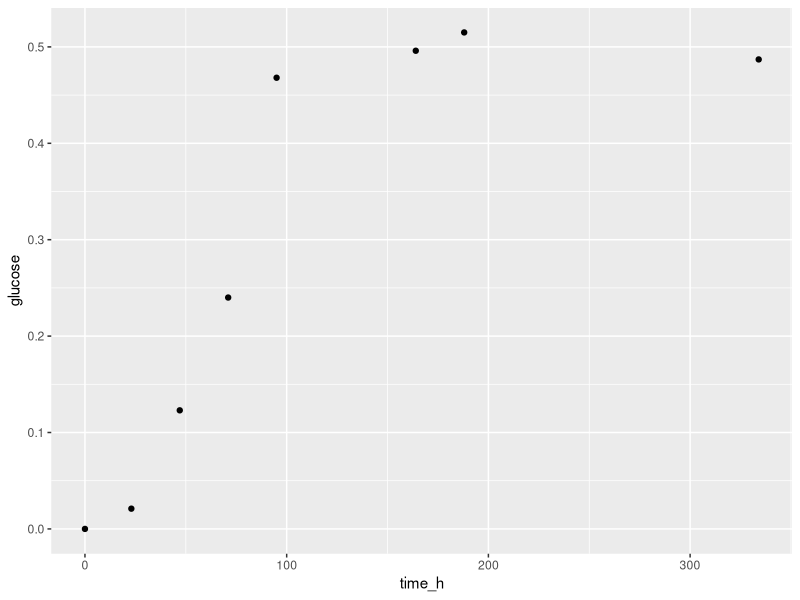
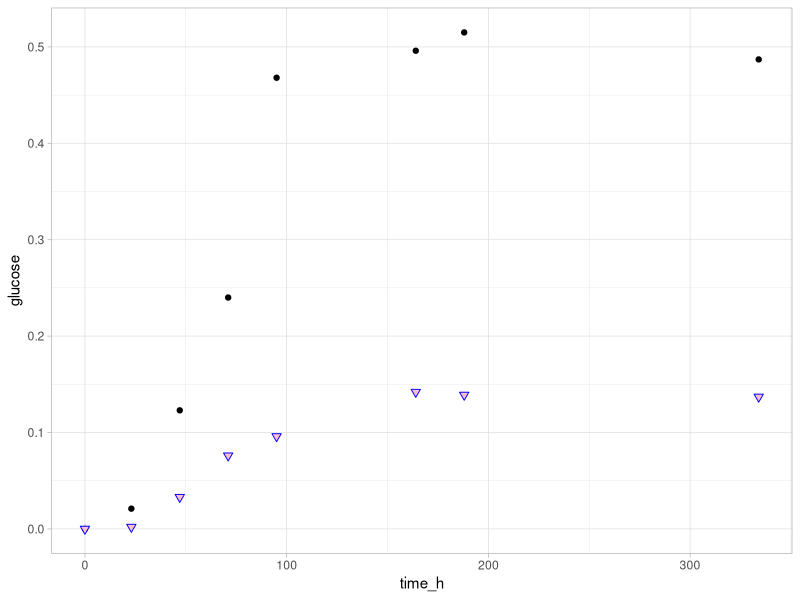
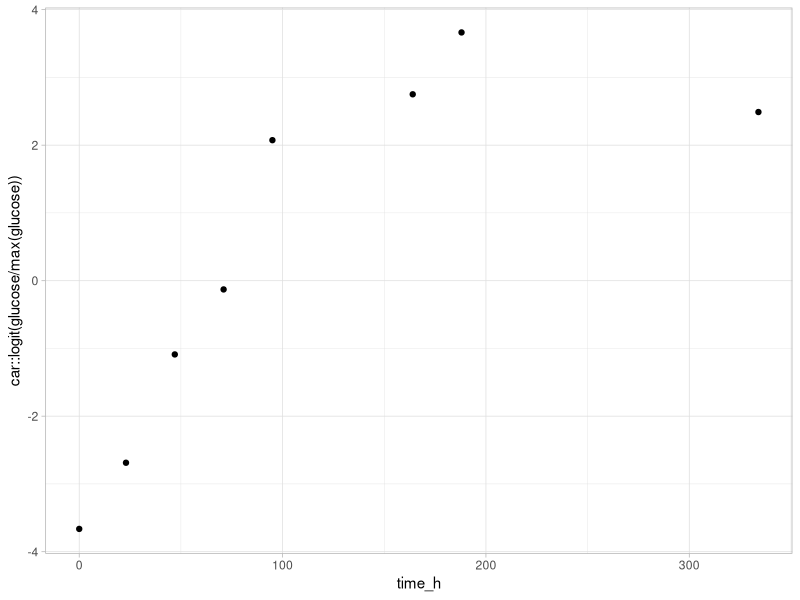
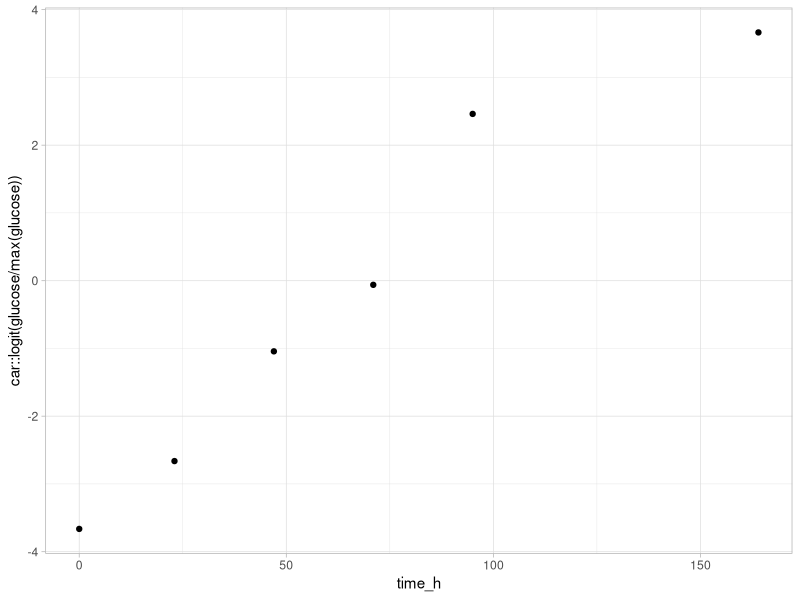
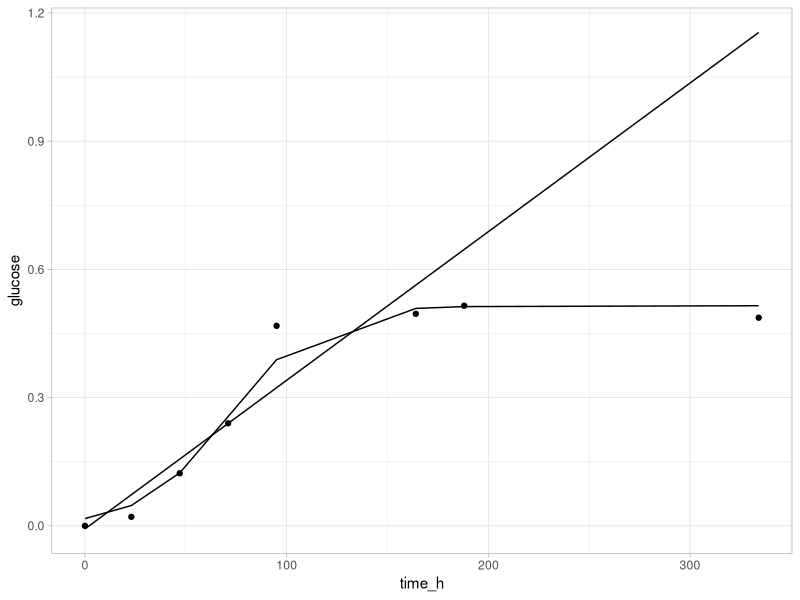
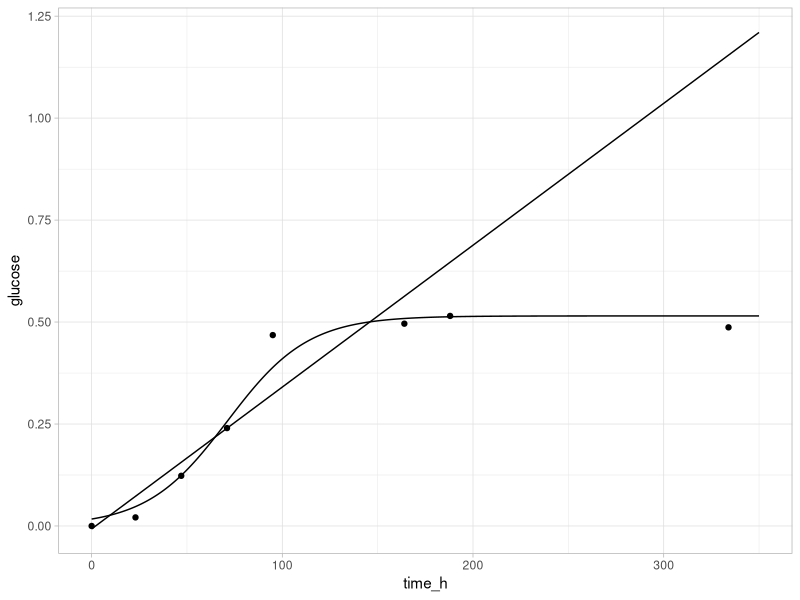
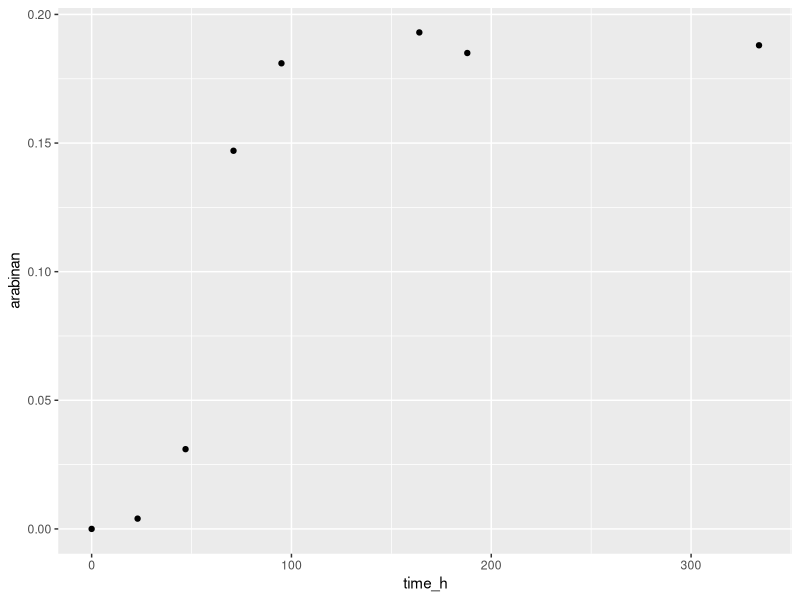
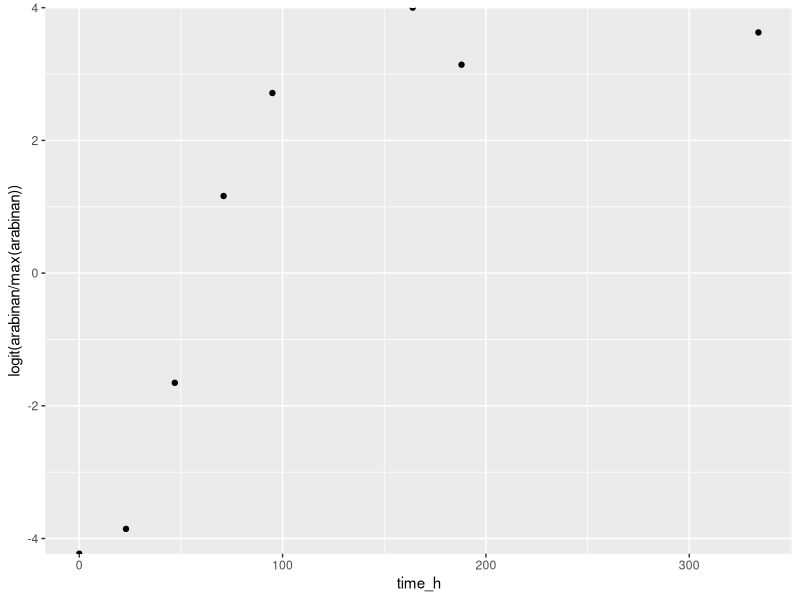

These figures' R source, in order:

# for introduction to R course  --------------------------------------------
# B. first steps into the tidyverse and plotting ---------------------------

# load required packages ####
require(readxl)
require(ggplot2)
require(car)
require(dplyr)
require(gtools)


# data import ####

raw_growth_data<-read_excel("data/Maribacter_forsetti_OD.xlsx")

head(raw_growth_data)

# 1. introduction dplyr ####
#The [dplyr](https://dplyr.tidyverse.org/) package allows you to interact with 
#data frames and tibbles (a task most biologist will be doing). The package is  
#easy to learn because it is based around using verbs to manipulate your data 
#frames. In fact, dplyr is referred to as, "the grammar of data manipulation." 
#Here are the verbs we will learn about today:
  
# select(): return specific columns of a data frame
# filter(): extract rows of a data frame that meet specified conditions
# summarise(): return summary statistics for your data frame
# mutate(): add a new column to your data frame
# rename(): rename the title of a column


# how to pipe with %>%

# Which timepoints were measured?
raw_growth_data %>%
  select(time_h)

# when was the the OD in the glucose incubation higher than 0.2?
raw_growth_data %>%
  filter(glucose>0.2)%>%
  select(c(time_h, glucose))
  
# what was the max OD of the glucose incubation? note that "max_OD" is just a name, could be anything
raw_growth_data %>%
  summarise(max_OD= max(glucose))
  
# what was the mean OD of the glucose incubation between 60 h and 180 h incubation?
raw_growth_data %>%
  filter(time_h> 60 & time_h<180) %>%
  summarise(mean_OD_60to180h = mean(glucose), measurements = n())


# Exercises
# a. look at the time and the ODs of the arabinan and the debranched arabinan together
# b. report the maximum OD for arabinan and the maximum OD for debranched arabinan
# c. choose a time interval and calculate the mean OD of the arabinan and the debranched arabinan incubation
# BONUS: also calculate the standard deviation for the chosen time interval



# save information derived from data set using <-
times<-raw_growth_data %>%
  select(time_h)

glucose_info <- raw_growth_data %>%
  filter(time_h > 100)%>%
  summarise(mean_glucose = mean(glucose), sd_glucose = sd(glucose))

control_info <- raw_growth_data %>%
  filter(time_h > 100)%>%
  summarise(mean_control = mean(control), sd_control = sd(control))

raw_growth_data %>%
  mutate(glucose-control)

difference<- raw_growth_data %>%
  mutate(difference = glucose-control)%>%
  select(difference)

raw_growth_data$difference <- difference
raw_growth_data %>%
  rename(diff = difference)


# Excercise
# calculate the difference between arabinan and debranched arabinan and add it as a new column



# 2. explore plotting with ggplot2 ####

ggplot(data=raw_growth_data)+
  geom_point(aes(x=time_h, y=glucose))

ggplot(data=raw_growth_data)+
  geom_point(aes(x=time_h, y=glucose))+
  geom_point(aes(x=time_h, y=control), color="blue", size=2, pch=25, fill="pink")+
  theme_light()


# Exercises
# a. try out plotting different incubations like arabinan etc.
# b. try different colors
# c. try to use geom_line instead of geom_point
# BONUS: have lunch


# Comments?

# interested in microbial growth?

# need to improve digestibility!

# sigmoidal shape

ggplot(data=raw_growth_data)+
  geom_point(aes(x=time_h, y=car::logit(glucose/max(glucose))))+
  theme_light()

glucose_growth_phase<-raw_growth_data %>%
  filter(time_h<180)

ggplot(data=glucose_growth_phase)+
  geom_point(aes(x=time_h, y=car::logit(glucose/max(glucose))))+
  theme_light()

model_glucose<-lm(glucose~time_h, glucose_growth_phase)

logit_model_glucose<-lm(car::logit(glucose/max(glucose))~time_h, glucose_growth_phase)
summary(logit_model_glucose)


ggplot(data=raw_growth_data)+
  geom_point(aes(x=time_h, y=glucose))+
  geom_line(aes(x=time_h, y=time_h*model_glucose$coefficients[2]+model_glucose$coefficients[1]))+
  geom_line(aes(x=time_h, 
                y=inv.logit(time_h*logit_model_glucose$coefficients[2]+logit_model_glucose$coefficients[1])*max(glucose)))+
  theme_light()


model_time<-seq(0,350,1)
model_max<-as.numeric(raw_growth_data %>%
  summarise(max(glucose)))

ggplot()+
  geom_point(data=raw_growth_data, aes(x=time_h, y=glucose))+
  geom_line(aes(x=model_time, y=model_time*model_glucose$coefficients[2]+model_glucose$coefficients[1]))+
  geom_line(aes(x=model_time, 
                y=inv.logit(model_time*logit_model_glucose$coefficients[2]+logit_model_glucose$coefficients[1])*model_max))+
  theme_light()


# take a different substrate ####

ggplot(data=raw_growth_data)+
  geom_point(aes(x=time_h, y=arabinan))

# Comments: 
# a. plot looks like ass
# b. sigmoidal shape

ggplot(data=raw_growth_data)+
  geom_point(aes(x=time_h, y=logit(arabinan/max(arabinan))))

arabinan_growth_phase<-raw_growth_data %>%
  filter(time_h<150L)

model_arabinan<-lm(arabinan~time_h, arabinan_growth_phase)

logit_model_arabinan<-lm(car::logit(arabinan/max(arabinan))~time_h, arabinan_growth_phase)
summary(logit_model_arabinan)


ggplot(data=raw_growth_data)+
  geom_point(aes(x=time_h, y=arabinan))+
  geom_line(aes(x=time_h, y=time_h*model_arabinan$coefficients[2]+model_arabinan$coefficients[1]))+
  geom_line(aes(x=time_h, 
                y=inv.logit(time_h*logit_model_arabinan$coefficients[2]+logit_model_arabinan$coefficients[1])*max(arabinan)))+
  theme_classic()


